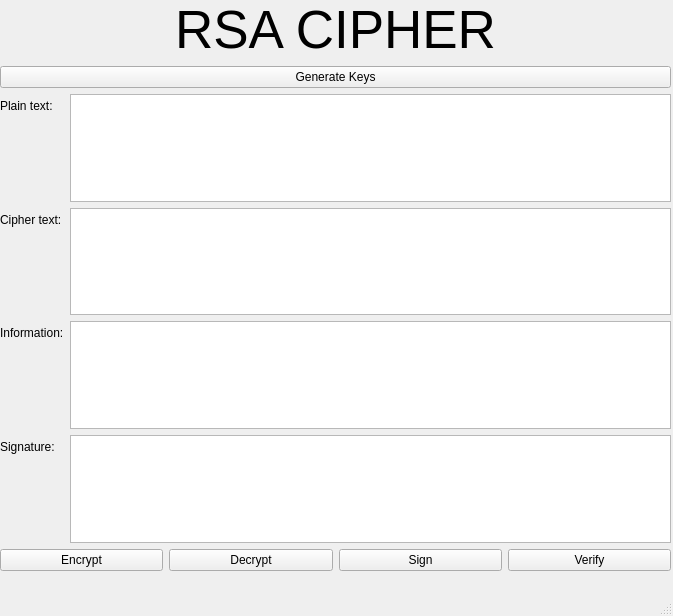
<?xml version="1.0" encoding="UTF-8"?>
<ui version="4.0">
 <class>MainWindow</class>
 <widget class="QMainWindow" name="MainWindow">
  <property name="geometry">
   <rect>
    <x>0</x>
    <y>0</y>
    <width>673</width>
    <height>616</height>
   </rect>
  </property>
  <property name="windowTitle">
   <string>MainWindow</string>
  </property>
  <widget class="QWidget" name="centralwidget">
   <widget class="QWidget" name="">
    <property name="geometry">
     <rect>
      <x>0</x>
      <y>0</y>
      <width>671</width>
      <height>571</height>
     </rect>
    </property>
    <layout class="QVBoxLayout" name="verticalLayout_3">
     <item>
      <layout class="QVBoxLayout" name="verticalLayout_2">
       <item>
        <layout class="QVBoxLayout" name="verticalLayout">
         <item>
          <widget class="QLabel" name="label">
           <property name="font">
            <font>
             <pointsize>40</pointsize>
            </font>
           </property>
           <property name="text">
            <string>RSA CIPHER</string>
           </property>
           <property name="alignment">
            <set>Qt::AlignCenter</set>
           </property>
          </widget>
         </item>
         <item>
          <widget class="QPushButton" name="btn_gen_keys">
           <property name="text">
            <string>Generate Keys</string>
           </property>
          </widget>
         </item>
        </layout>
       </item>
       <item>
        <layout class="QFormLayout" name="formLayout">
         <item row="0" column="0">
          <widget class="QLabel" name="label_2">
           <property name="text">
            <string>Plain text:</string>
           </property>
          </widget>
         </item>
         <item row="0" column="1">
          <widget class="QPlainTextEdit" name="txt_plain_text"/>
         </item>
         <item row="2" column="0">
          <widget class="QLabel" name="label_3">
           <property name="text">
            <string>Cipher text:</string>
           </property>
          </widget>
         </item>
         <item row="2" column="1">
          <widget class="QPlainTextEdit" name="txt_info"/>
         </item>
         <item row="3" column="0">
          <widget class="QLabel" name="label_4">
           <property name="text">
            <string>Information:</string>
           </property>
          </widget>
         </item>
         <item row="3" column="1">
          <widget class="QPlainTextEdit" name="txt_cipher_text"/>
         </item>
         <item row="5" column="0">
          <widget class="QLabel" name="label_5">
           <property name="text">
            <string>Signature:</string>
           </property>
          </widget>
         </item>
         <item row="5" column="1">
          <widget class="QPlainTextEdit" name="txt_sign"/>
         </item>
        </layout>
       </item>
      </layout>
     </item>
     <item>
      <layout class="QHBoxLayout" name="horizontalLayout">
       <item>
        <widget class="QPushButton" name="btn_encrypt">
         <property name="text">
          <string>Encrypt</string>
         </property>
        </widget>
       </item>
       <item>
        <widget class="QPushButton" name="btn_decrypt">
         <property name="text">
          <string>Decrypt</string>
         </property>
        </widget>
       </item>
       <item>
        <widget class="QPushButton" name="btn_sign">
         <property name="text">
          <string>Sign</string>
         </property>
        </widget>
       </item>
       <item>
        <widget class="QPushButton" name="btn_verify">
         <property name="text">
          <string>Verify</string>
         </property>
        </widget>
       </item>
      </layout>
     </item>
    </layout>
   </widget>
  </widget>
  <widget class="QMenuBar" name="menubar">
   <property name="geometry">
    <rect>
     <x>0</x>
     <y>0</y>
     <width>673</width>
     <height>22</height>
    </rect>
   </property>
  </widget>
  <widget class="QStatusBar" name="statusbar"/>
 </widget>
 <resources/>
 <connections/>
</ui>
